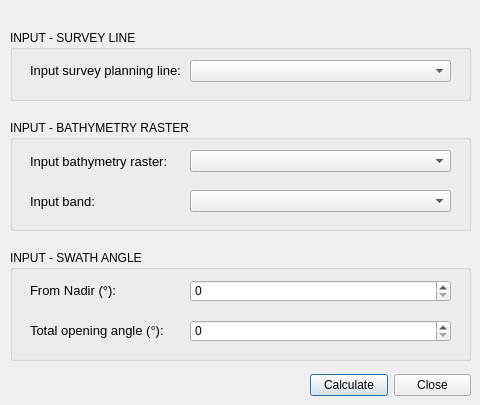
<?xml version="1.0" encoding="UTF-8"?>
<ui version="4.0">
 <class>MBESCoverage</class>
 <widget class="QDialog" name="MBESCoverage">
  <property name="geometry">
   <rect>
    <x>0</x>
    <y>0</y>
    <width>480</width>
    <height>405</height>
   </rect>
  </property>
  <property name="windowTitle">
   <string>Calculate MBES Coverage</string>
  </property>
  <widget class="QWidget" name="verticalLayoutWidget">
   <property name="geometry">
    <rect>
     <x>10</x>
     <y>30</y>
     <width>461</width>
     <height>71</height>
    </rect>
   </property>
   <layout class="QVBoxLayout" name="verticalLayout">
    <item>
     <widget class="QGroupBox" name="groupBoxInputPolyline">
      <property name="title">
       <string>INPUT - SURVEY LINE</string>
      </property>
      <widget class="QLabel" name="labelPolyLine">
       <property name="geometry">
        <rect>
         <x>20</x>
         <y>30</y>
         <width>151</width>
         <height>22</height>
        </rect>
       </property>
       <property name="font">
        <font>
         <pointsize>10</pointsize>
        </font>
       </property>
       <property name="text">
        <string>&lt;html&gt;&lt;head/&gt;&lt;body&gt;&lt;p&gt;Input survey planning line:&lt;/p&gt;&lt;/body&gt;&lt;/html&gt;</string>
       </property>
      </widget>
      <widget class="QComboBox" name="comboBoxInputPolyline">
       <property name="geometry">
        <rect>
         <x>180</x>
         <y>30</y>
         <width>261</width>
         <height>22</height>
        </rect>
       </property>
       <property name="sizePolicy">
        <sizepolicy hsizetype="Expanding" vsizetype="Expanding">
         <horstretch>0</horstretch>
         <verstretch>0</verstretch>
        </sizepolicy>
       </property>
      </widget>
     </widget>
    </item>
   </layout>
  </widget>
  <widget class="QWidget" name="verticalLayoutWidget_2">
   <property name="geometry">
    <rect>
     <x>10</x>
     <y>120</y>
     <width>461</width>
     <height>111</height>
    </rect>
   </property>
   <layout class="QVBoxLayout" name="verticalLayout_2">
    <item>
     <widget class="QGroupBox" name="groupBoxInputRaster">
      <property name="title">
       <string>INPUT - BATHYMETRY RASTER</string>
      </property>
      <widget class="QComboBox" name="comboBoxInputRaster">
       <property name="geometry">
        <rect>
         <x>180</x>
         <y>30</y>
         <width>261</width>
         <height>22</height>
        </rect>
       </property>
       <property name="sizePolicy">
        <sizepolicy hsizetype="Expanding" vsizetype="Expanding">
         <horstretch>0</horstretch>
         <verstretch>0</verstretch>
        </sizepolicy>
       </property>
      </widget>
      <widget class="QComboBox" name="comboBoxInputBand">
       <property name="geometry">
        <rect>
         <x>180</x>
         <y>70</y>
         <width>261</width>
         <height>22</height>
        </rect>
       </property>
       <property name="sizePolicy">
        <sizepolicy hsizetype="Expanding" vsizetype="Expanding">
         <horstretch>0</horstretch>
         <verstretch>0</verstretch>
        </sizepolicy>
       </property>
      </widget>
      <widget class="QLabel" name="labelBathyRaster">
       <property name="geometry">
        <rect>
         <x>20</x>
         <y>30</y>
         <width>151</width>
         <height>22</height>
        </rect>
       </property>
       <property name="font">
        <font>
         <pointsize>10</pointsize>
        </font>
       </property>
       <property name="text">
        <string>Input bathymetry raster:</string>
       </property>
      </widget>
      <widget class="QLabel" name="labelRasterBand">
       <property name="geometry">
        <rect>
         <x>20</x>
         <y>70</y>
         <width>151</width>
         <height>22</height>
        </rect>
       </property>
       <property name="font">
        <font>
         <pointsize>10</pointsize>
        </font>
       </property>
       <property name="text">
        <string>Input band:</string>
       </property>
      </widget>
     </widget>
    </item>
   </layout>
  </widget>
  <widget class="QWidget" name="horizontalLayoutWidget">
   <property name="geometry">
    <rect>
     <x>310</x>
     <y>370</y>
     <width>161</width>
     <height>31</height>
    </rect>
   </property>
   <layout class="QHBoxLayout" name="horizontalLayout">
    <item>
     <widget class="QPushButton" name="pushButtonCalc">
      <property name="sizePolicy">
       <sizepolicy hsizetype="Expanding" vsizetype="Fixed">
        <horstretch>0</horstretch>
        <verstretch>0</verstretch>
       </sizepolicy>
      </property>
      <property name="text">
       <string>Calculate</string>
      </property>
     </widget>
    </item>
    <item>
     <widget class="QDialogButtonBox" name="pushButtonClose">
      <property name="enabled">
       <bool>true</bool>
      </property>
      <property name="orientation">
       <enum>Qt::Horizontal</enum>
      </property>
      <property name="standardButtons">
       <set>QDialogButtonBox::Close</set>
      </property>
     </widget>
    </item>
   </layout>
  </widget>
  <widget class="QWidget" name="verticalLayoutWidget_3">
   <property name="geometry">
    <rect>
     <x>10</x>
     <y>250</y>
     <width>461</width>
     <height>111</height>
    </rect>
   </property>
   <layout class="QVBoxLayout" name="verticalLayout_3">
    <item>
     <widget class="QGroupBox" name="groupBoxInputSwathAngle">
      <property name="title">
       <string>INPUT - SWATH ANGLE</string>
      </property>
      <widget class="QLabel" name="labelSwathAngle">
       <property name="geometry">
        <rect>
         <x>20</x>
         <y>70</y>
         <width>151</width>
         <height>22</height>
        </rect>
       </property>
       <property name="font">
        <font>
         <pointsize>10</pointsize>
        </font>
       </property>
       <property name="text">
        <string>&lt;html&gt;&lt;head/&gt;&lt;body&gt;&lt;p&gt;Total opening angle (°):&lt;/p&gt;&lt;/body&gt;&lt;/html&gt;</string>
       </property>
      </widget>
      <widget class="QLabel" name="labelNadirAngle">
       <property name="geometry">
        <rect>
         <x>20</x>
         <y>30</y>
         <width>151</width>
         <height>22</height>
        </rect>
       </property>
       <property name="font">
        <font>
         <pointsize>10</pointsize>
        </font>
       </property>
       <property name="text">
        <string>&lt;html&gt;&lt;head/&gt;&lt;body&gt;&lt;p&gt;From Nadir (°):&lt;/p&gt;&lt;/body&gt;&lt;/html&gt;</string>
       </property>
      </widget>
      <widget class="QSpinBox" name="spinBoxSwathAngleNadir">
       <property name="geometry">
        <rect>
         <x>180</x>
         <y>30</y>
         <width>261</width>
         <height>22</height>
        </rect>
       </property>
      </widget>
      <widget class="QSpinBox" name="spinBoxSwathAngleTotal">
       <property name="geometry">
        <rect>
         <x>180</x>
         <y>70</y>
         <width>261</width>
         <height>22</height>
        </rect>
       </property>
      </widget>
     </widget>
    </item>
   </layout>
  </widget>
 </widget>
 <resources/>
 <connections>
  <connection>
   <sender>pushButtonClose</sender>
   <signal>accepted()</signal>
   <receiver>MBESCoverage</receiver>
   <slot>accept()</slot>
   <hints>
    <hint type="sourcelabel">
     <x>392</x>
     <y>437</y>
    </hint>
    <hint type="destinationlabel">
     <x>157</x>
     <y>274</y>
    </hint>
   </hints>
  </connection>
  <connection>
   <sender>pushButtonClose</sender>
   <signal>rejected()</signal>
   <receiver>MBESCoverage</receiver>
   <slot>reject()</slot>
   <hints>
    <hint type="sourcelabel">
     <x>398</x>
     <y>437</y>
    </hint>
    <hint type="destinationlabel">
     <x>286</x>
     <y>274</y>
    </hint>
   </hints>
  </connection>
  <connection>
   <sender>pushButtonClose</sender>
   <signal>rejected()</signal>
   <receiver>MBESCoverage</receiver>
   <slot>close()</slot>
   <hints>
    <hint type="sourcelabel">
     <x>392</x>
     <y>437</y>
    </hint>
    <hint type="destinationlabel">
     <x>199</x>
     <y>149</y>
    </hint>
   </hints>
  </connection>
 </connections>
</ui>
